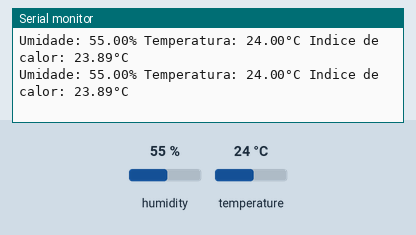
A sketch run on a simulated Arduino Uno, built with avr-gcc and run on an emulated ATmega328P. Parts: the last lines printed to the serial monitor. The inputs (shaded band) are chosen by the test bench; at power-on: humidity 55 %, temperature 24 °C.

Above: at 4.8 s.
4.9 s: humidity set to 22 %
At 6.4 s:
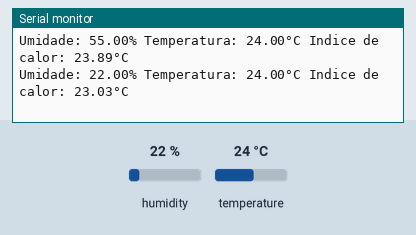
7.9 s: temperature set to 12 °C
At 9.3 s:
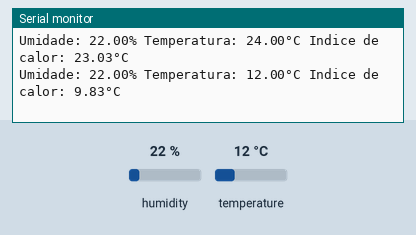
10.9 s: humidity set to 40 %
At 12.9 s:
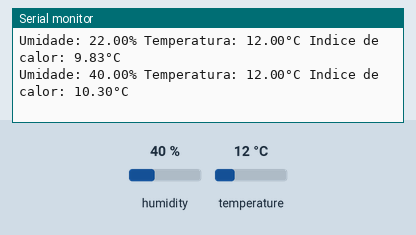
Timing chart, 0 to 14.4 s (numbered marks = the images above; inputs shaded):
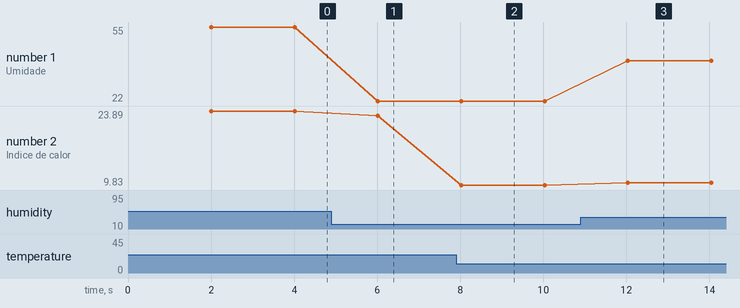

Measured:
- after the input at 4.9 s, the serial monitor: prints a new line after 1.1 s (image 1)
- after the input at 7.9 s, the serial monitor: prints a new line after 0.13 s (image 2)
- after the input at 10.9 s, the serial monitor: prints a new line after 1.1 s (image 3)
- plotted number 1: 55 → 22 after the input at 4.9 s, 22 → 40 after the input at 10.9 s
- plotted number 2: 23.89 → 23.03 after the input at 4.9 s, 23.03 → 9.83 after the input at 7.9 s, 9.83 → 10.3 after the input at 10.9 s

The sketch:

exemplo1.ino
```cpp
#include "DHT.h"

const int PIN_OUT = 7;

DHT dht(PIN_OUT, DHT22);

void setup() {
  Serial.begin(9600);

  dht.begin();
}

void loop() {
  delay(2000);

  float umidade = dht.readHumidity();
  float temperatura = dht.readTemperature();

  if (isnan(umidade) || isnan(temperatura)) {
    Serial.println("Falha ao ler do sensor DHT!");
    return;
  }

  float indiceCalor = dht.computeHeatIndex(temperatura, umidade, false);

  Serial.print("Umidade: " + String(umidade) + "% ");
  Serial.print("Temperatura: " + String(temperatura) + "°C ");
  Serial.println("Indice de calor: " + String(indiceCalor) + "°C");
}
```
